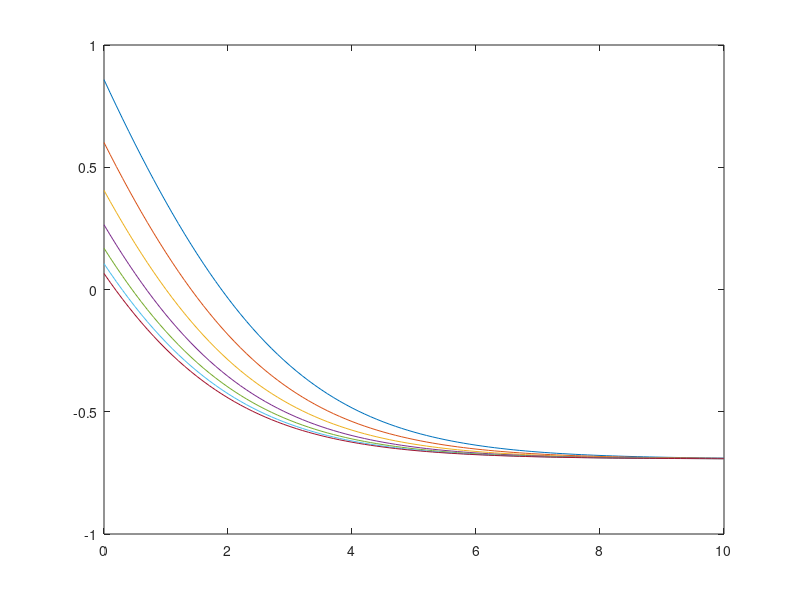

Write the MATLAB code that produced this figure. (Note: this script raises an error after producing the figure.)
%% Figure 9(A) from Knies and Melo (2020)
% Calculates welfare for Figures 7(A) and 7(B) using the choice aversion
% model for varying kappa at particular values of x

%% Welfare for Figure 7(A)
% Using Choice Aversion Model
clear all
clc 

% Based on Braess_A.pdf
% Route 1  = a1 + a2
% Route 2 = a3 + a4
% a1 = a4 = x, a2 = a3 = 1

% Kappa is the penalty term for the log of outgoing edge set cardinality
kap = 0:0.1:10;
sizekap = length(kap);
samplex = 0:0.5:3.0;
sizex = length(samplex);
Welfarebefore = zeros(sizex,sizekap);
% Theta is the parameter on the cost function
theta = 1;
% Letting x vary from 0 to 3.
x=0;
i=1;
while x<=3.0


% Route costs
c1 = x+1;
c2 = 1+x;

% Route utilities
u1 = -theta*c1;
u2 = -theta*c2;

% Choice set size for each route

Aj1=2*1*1;
Aj2=2*1*1;


% Route probabilities
P1 = exp(u1)./(((Aj1/Aj1).^kap).*exp(u1)+((Aj1/Aj2).^kap).*exp(u2));
P2 = exp(u2)./(((Aj2/Aj1).^kap).*exp(u1)+((Aj2/Aj2).^kap).*exp(u2));
P = P1+P2;

% Welfare calculation
Welfarebefore(i,:) = log((exp(u1)./((Aj1).^kap)) + (exp(u2)./((Aj2).^kap)));
x = x+0.5;
i = i+1;
end
% % plots route choice probabilities
% figure
% p = plot(x,P1,x,P2);
% p(1).LineWidth = 2;
% p(2).LineWidth = 2;
% p(2).LineStyle = ':';
% legend({'Route 1','Route 2'},'Location','southwest')
% xlabel('x')
% ylabel('Choice Probabilities P_i')

save Figure9A.mat Welfarebefore

%% Welfare for Figure 7(B)
% Using Choice Aversion Model
clear all
clc  

% Based on Braess_B.pdf
% Route 1  = a1 + a2
% Route 2 = a3 + a4
% Route 3 = a1 + a5 + a4
% a1 = a4 = x, a2 = a3 = 1, a5 = 0
% Letting x vary from 0.5 to 3.
% If x = 0.5, c3 = 1 < 1.5 = c1 = c2
% If x = 1, c3 = 2 = c1 = c2
% If x = 1.5, c3 = 3 > 2.5 = c1 = c2
% If x = 3, c3 = 6 > 4 = c1 = c2
% Kappa is the penalty term for the log of outgoing edge set cardinality
kap = 0:0.1:10;
sizekap = length(kap);
samplex = 0:0.5:3.0;
sizex = length(samplex);
Welfareafter = zeros(sizex,sizekap);
% Theta is the parameter on the cost function
theta = 1;
% Letting x vary from 0 to 3.
x=0;
i=1;
while x<=3.0

% Route costs
c1 = x+1;
c2 = 1+x;
c3 = x+0+x;

% Route utilities
u1 = -theta*c1;
u2 = -theta*c2;
u3 = -theta*c3;

% Choice set size for each route

Aj1=2*2*1;
Aj2=2*1*1;
Aj3=2*2*1;


% Route probabilities
P1 = exp(u1)./(((Aj1/Aj1).^kap).*exp(u1)+((Aj1/Aj2).^kap).*exp(u2)+((Aj1/Aj3).^kap).*exp(u3));
P2 = exp(u2)./(((Aj2/Aj1).^kap).*exp(u1)+((Aj2/Aj2).^kap).*exp(u2)+((Aj2/Aj3).^kap).*exp(u3));
P3 = exp(u3)./(((Aj3/Aj1).^kap).*exp(u1)+((Aj3/Aj2).^kap).*exp(u2)+((Aj3/Aj3).^kap).*exp(u3));
P = P1+P2+P3;

% Welfare calculation
Welfareafter(i,:) = log((exp(u1)./((Aj1).^kap)) + (exp(u2)./((Aj2).^kap)) + (exp(u3)./((Aj3).^kap)));
x = x+0.5;
i = i+1;
end
% % plots route choice probabilities
% figure
% p = plot(x,P1,x,P2,x,P3);
% p(1).LineWidth = 2;
% p(2).LineWidth = 2;
% p(3).LineWidth = 2;
% legend({'Route 1','Route 2','Route 3'},'Location','southwest')
% xlabel('x')
% ylabel('Choice Probabilities P_i')

save('Figure9A.mat','Welfareafter','-append')

%% Welfare Change
load Figure9A.mat
Difference = Welfareafter - Welfarebefore;
PercentChange = Difference./abs(Welfarebefore);

% Figure 9(A)
figure
r = plot(kap,Difference(1,:),kap,Difference(2,:),kap,Difference(3,:),kap,Difference(4,:),kap,Difference(5,:),kap,Difference(6,:),kap,Difference(7,:));
r(1).LineWidth = 2;
r(2).LineWidth = 2;
r(3).LineWidth = 2;
r(4).LineWidth = 2;
r(5).LineWidth = 2;
r(6).LineWidth = 2;
r(7).LineWidth = 2;
legend({'x=0','x=0.5','x=1','x=1.5','x=2','x=2.5','x=3'},'Location','northeast')
xlabel('\kappa')
ylabel('Difference in Welfare')


